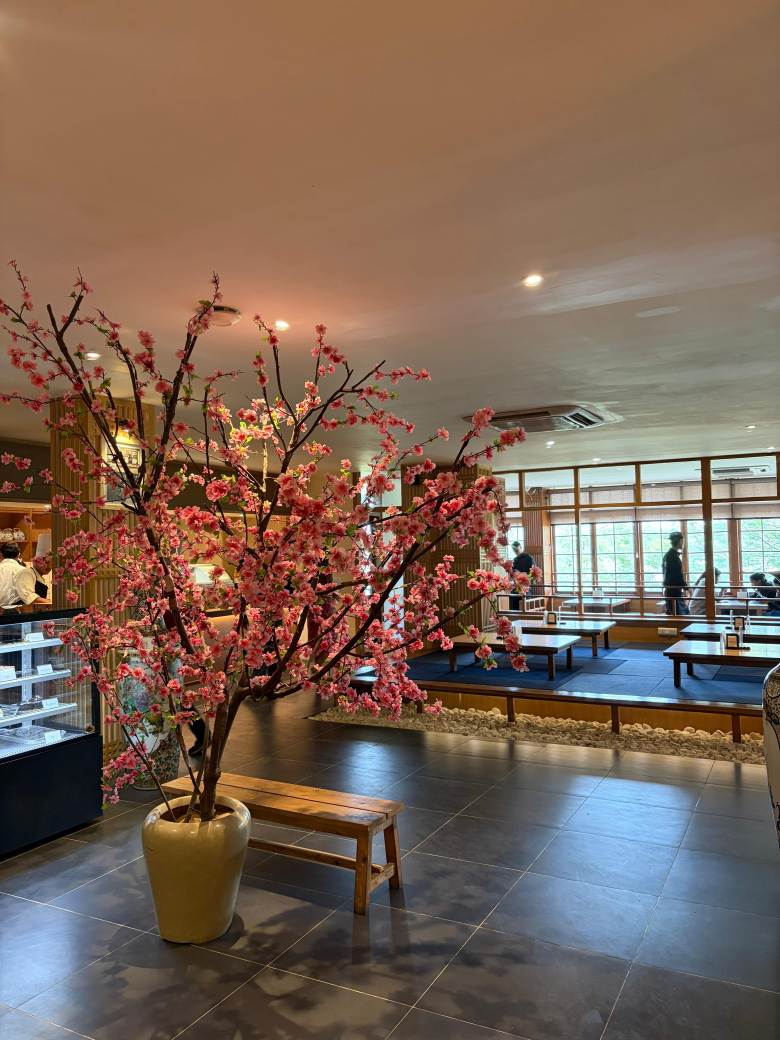
#> input picture data/real/0c321802-ac51-44d1-8322-aefae4f3af7a.JPG, 3120 x 4160 px (shown at 1/4 size)
$ python -i focus.py   (imports and definitions only)   (older library calls are emulated)
#> lines starting #> are read from the running program, lines starting #| are printed output that depends on the picture; after the words box and inside, x2 and y2 are one past the last pixel; in counts of white or black regions, pixels touching at a corner belong together
### utils/preprocessing.py
from __future__ import annotations
import cv2
import numpy as np

def normalizeImage(img: np.ndarray)-> np.ndarray: #  Normalize image to range [0,1].
    return img.astype(np.float32) / 255.0

def equalizeHistogram(gray: np.ndarray)-> np.ndarray: # Equalize histogram of grayscale image.
    return cv2.equalizeHist(gray)

def gaussianBlur(img: np.ndarray, kernel: int = 3,) -> np.ndarray: # for edge detection + noise reduction
    return cv2.GaussianBlur(img,(kernel, kernel),0,)


# [28 lines left out: functions splitPatches, imageEntropy, not called in this run]

def imageContrast(gray: np.ndarray)-> float: # Standard deviation of intensity.
    return float(np.std(gray))


# [5 lines left out: function cropBorder, not called in this run]

### evidence/focus.py
from __future__ import annotations
import cv2
import numpy as np
from utils.preprocessing import gaussianBlur

def laplacianVariance(gray: np.ndarray,) -> float: # Variance of Laplacian measures image sharpness.
    lap = cv2.Laplacian(gray, cv2.CV_64F,)
    return float(lap.var())

def tenengradScore(gray: np.ndarray,) -> float: # Gradient based focus measure.
    gx = cv2.Sobel( gray, cv2.CV_64F, 1, 0,)
    gy = cv2.Sobel( gray, cv2.CV_64F, 0, 1,)
    grad = np.sqrt(gx ** 2 + gy ** 2)
    return float(np.mean(grad))

def blurDifference(gray: np.ndarray,) -> float: # Difference between original and blurred image.
    blur = gaussianBlur(gray, kernel=5,)
    diff = cv2.absdiff(gray, blur,)

    return float(np.mean(diff))

def edgeSharpness(gray: np.ndarray,) -> float:
    edges = cv2.Canny(gray, 100, 200,)
    values = gray[edges > 0]
    if len(values) == 0:
        return 0.0

    return float(np.std(values))

def focusEvidence(gray: np.ndarray,):
    lap = laplacianVariance(gray)
    ten = tenengradScore(gray)
    blur = blurDifference(gray)
    sharp = edgeSharpness(gray)
    confidence = np.mean([min(lap / 400, 1), min(ten / 60, 1), min(blur / 20, 1), min(sharp / 60, 1),])

    return {
        "confidence": float(confidence),
        "features": {
            "laplacian_variance": float(lap),
            "tenengrad_score": float(ten),
            "blur_difference": float(blur),
            "edge_sharpness": float(sharp),
        },
    }

>>> import cv2
>>> picture = cv2.imread('../data/real/0c321802-ac51-44d1-8322-aefae4f3af7a.JPG', cv2.IMREAD_GRAYSCALE)
>>> result = focusEvidence(picture)
#> in laplacianVariance, `lap = cv2.Laplacian(gray, cv2.CV_64F,)`:
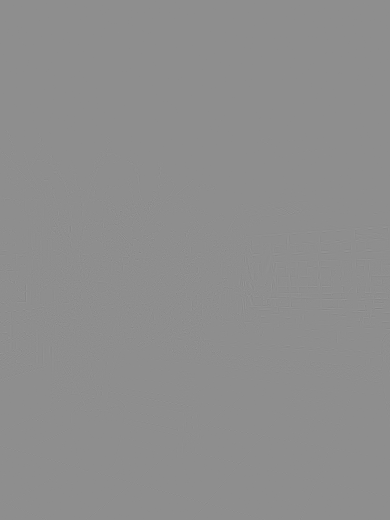
#> lap: shape (4160, 3120) float64 (shown at 1/8 size); min -360, max 285, mean 0; drawn with min black and max white
#> in focusEvidence, `lap = laplacianVariance(gray)`: lap = 281.2
#> in tenengradScore, `gy = cv2.Sobel( gray, cv2.CV_64F, 0, 1,)`:
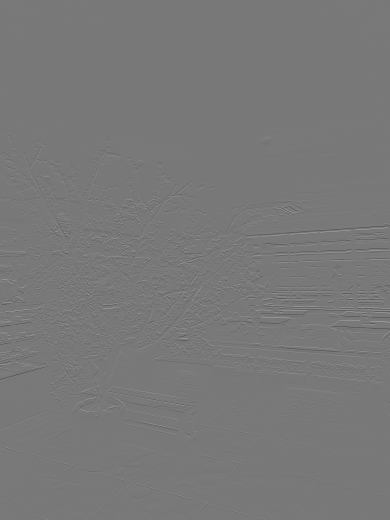
#> gy: shape (4160, 3120) float64 (shown at 1/8 size); min -893, max 990, mean -0.1; drawn with min black and max white
#> in tenengradScore, `grad = np.sqrt(gx ** 2 + gy ** 2)`:
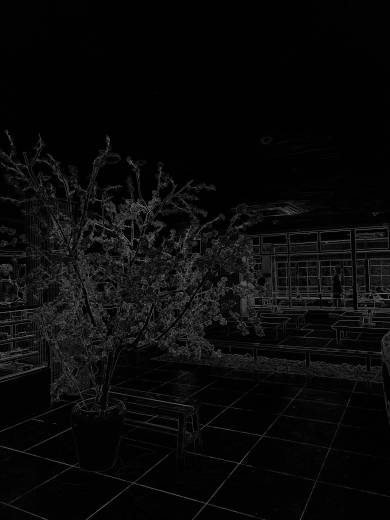
#> grad: shape (4160, 3120) float64 (shown at 1/8 size); min 0, max 990.3, mean 38.9; drawn with min black and max white
#> in focusEvidence, `ten = tenengradScore(gray)`: ten = 38.89
#> in blurDifference, `diff = cv2.absdiff(gray, blur,)`:
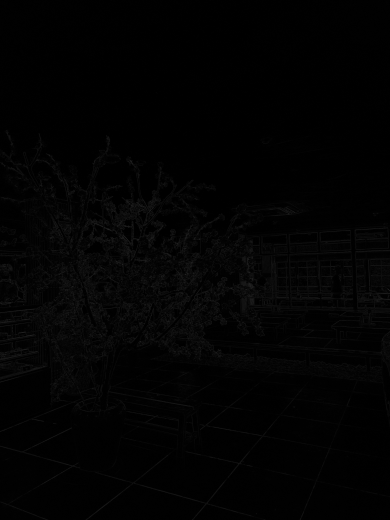
#> diff: shape (4160, 3120) (shown at 1/8 size); min 0, max 113, mean 2.4
#> in focusEvidence, `blur = blurDifference(gray)`: blur = 2.43
#> in edgeSharpness, `edges = cv2.Canny(gray, 100, 200,)`:
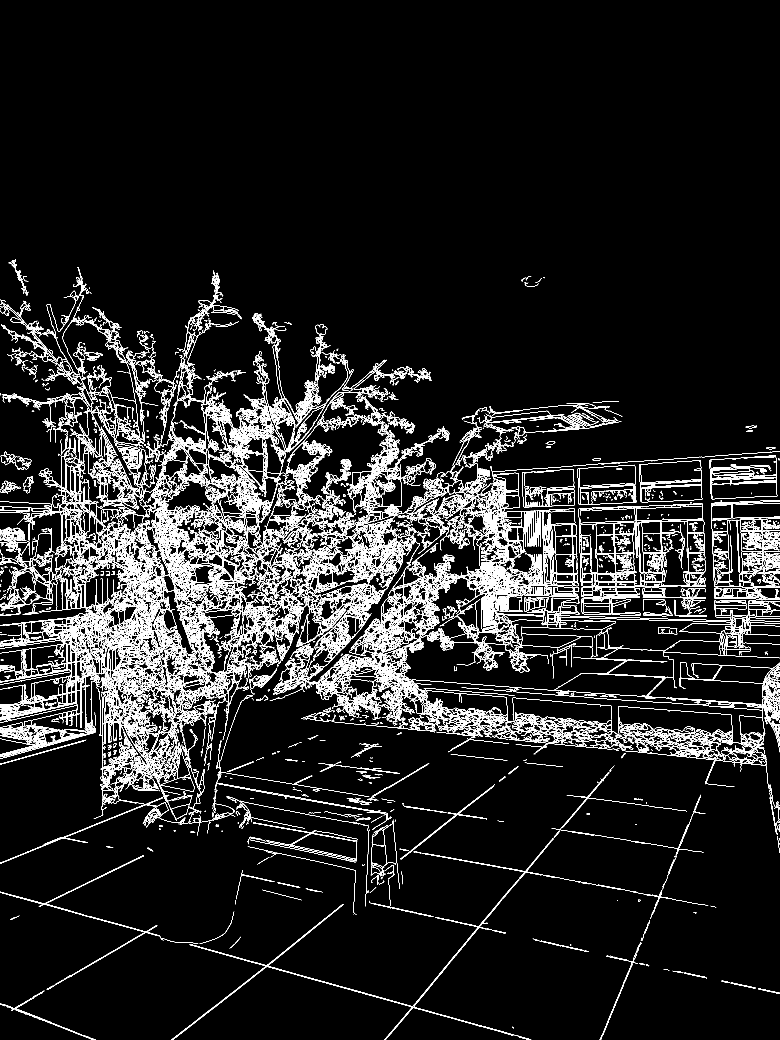
#> edges: shape (4160, 3120) (shown at 1/4 size); 4.9% white in thin lines or dots, all inside (x1, y1, x2, y2) = (0, 1038, 3120, 4160)
#> in focusEvidence, `sharp = edgeSharpness(gray)`: sharp = 50.02
#> in focusEvidence, `confidence = np.mean([min(lap / 400, 1), min(ten / 60, 1), min(blur / ..`: confidence = 0.576
#> result = 2 items

$ run again, on data/real/14abeece-e846-4b83-bfd9-c47ade1bc2cb.JPG
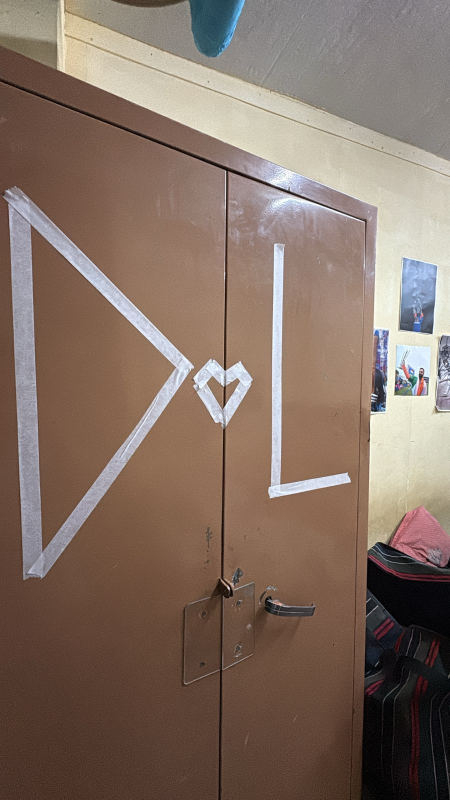
#> input picture data/real/14abeece-e846-4b83-bfd9-c47ade1bc2cb.JPG, 900 x 1600 px (shown at 1/2 size)
#> `picture = cv2.imread('../data/real/0c321802-ac51-44d1-8322-aefae4f3af7..`:
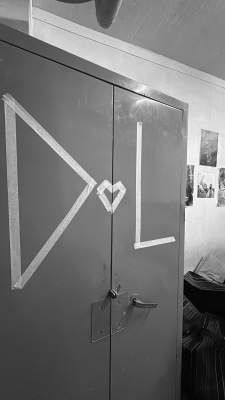
#> picture: shape (1600, 900) (shown at 1/4 size); min 0, max 255, mean 116.6
#> in focusEvidence, `lap = laplacianVariance(gray)`: lap = 279.9
#> ten = 38.19
#> blur = 3.13
#> in edgeSharpness, `edges = cv2.Canny(gray, 100, 200,)`:
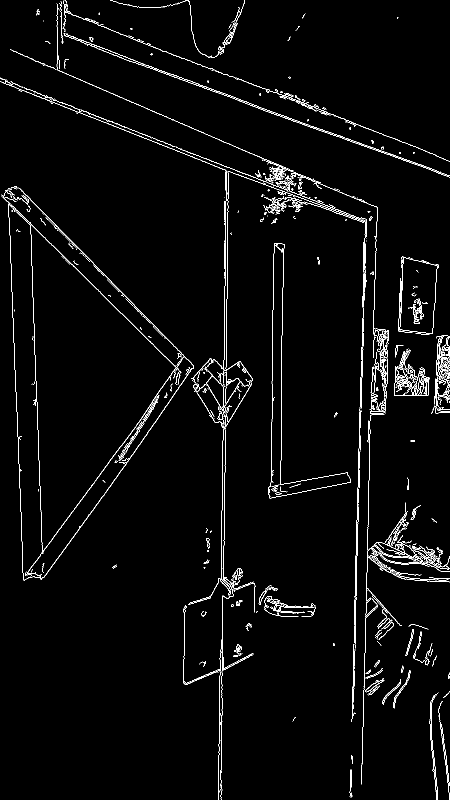
#> edges: shape (1600, 900) (shown at 1/2 size); 2.5% white in thin lines or dots
#> sharp = 57.6
#> confidence = 0.613
#> result = 2 items
